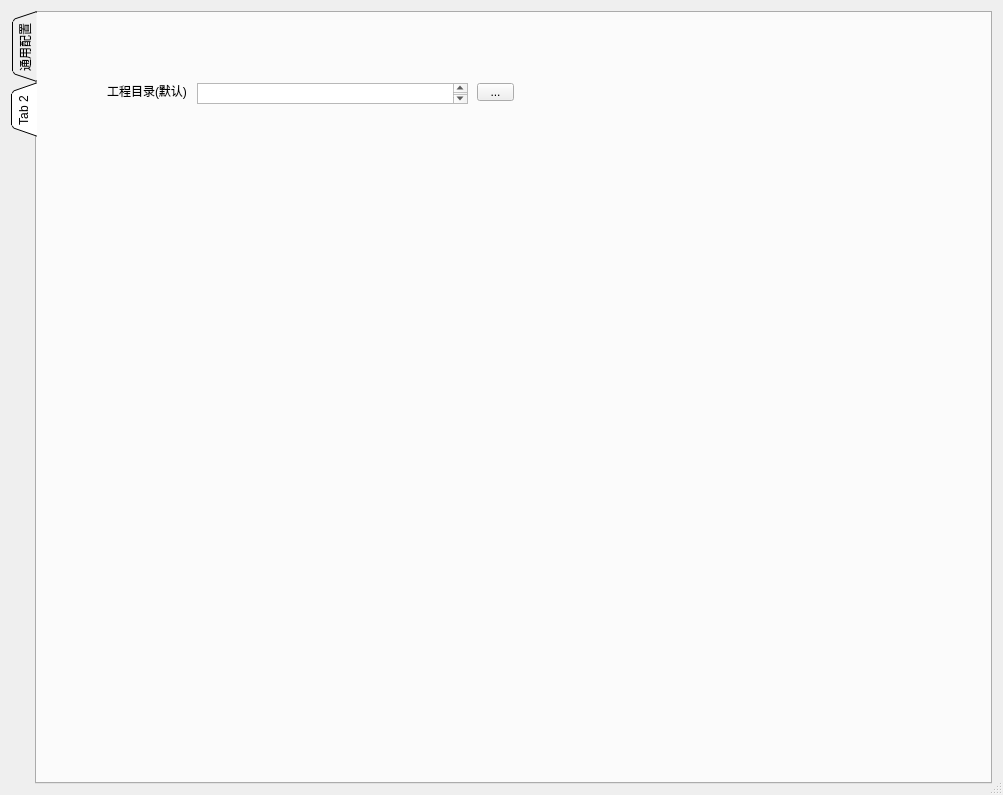
<?xml version="1.0" encoding="UTF-8"?>
<ui version="4.0">
 <class>Dialog</class>
 <widget class="QDialog" name="Dialog">
  <property name="geometry">
   <rect>
    <x>0</x>
    <y>0</y>
    <width>1003</width>
    <height>795</height>
   </rect>
  </property>
  <property name="windowTitle">
   <string>Dialog</string>
  </property>
  <property name="sizeGripEnabled">
   <bool>true</bool>
  </property>
  <layout class="QVBoxLayout" name="verticalLayout">
   <item>
    <widget class="QTabWidget" name="tabWidget_Reference">
     <property name="tabPosition">
      <enum>QTabWidget::West</enum>
     </property>
     <property name="tabShape">
      <enum>QTabWidget::Triangular</enum>
     </property>
     <property name="currentIndex">
      <number>1</number>
     </property>
     <property name="elideMode">
      <enum>Qt::ElideNone</enum>
     </property>
     <widget class="QWidget" name="tab_general">
      <attribute name="title">
       <string>通用配置</string>
      </attribute>
     </widget>
     <widget class="QWidget" name="tab_2">
      <attribute name="title">
       <string>Tab 2</string>
      </attribute>
      <widget class="QLabel" name="label">
       <property name="geometry">
        <rect>
         <x>70</x>
         <y>70</y>
         <width>91</width>
         <height>16</height>
        </rect>
       </property>
       <property name="text">
        <string>工程目录(默认)</string>
       </property>
      </widget>
      <widget class="QTextEdit" name="textEdit">
       <property name="geometry">
        <rect>
         <x>160</x>
         <y>70</y>
         <width>271</width>
         <height>21</height>
        </rect>
       </property>
      </widget>
      <widget class="QToolButton" name="toolButton">
       <property name="geometry">
        <rect>
         <x>440</x>
         <y>70</y>
         <width>37</width>
         <height>18</height>
        </rect>
       </property>
       <property name="text">
        <string>...</string>
       </property>
      </widget>
     </widget>
    </widget>
   </item>
  </layout>
 </widget>
 <resources/>
 <connections/>
 <slots>
  <slot>slotClicked()</slot>
 </slots>
</ui>
